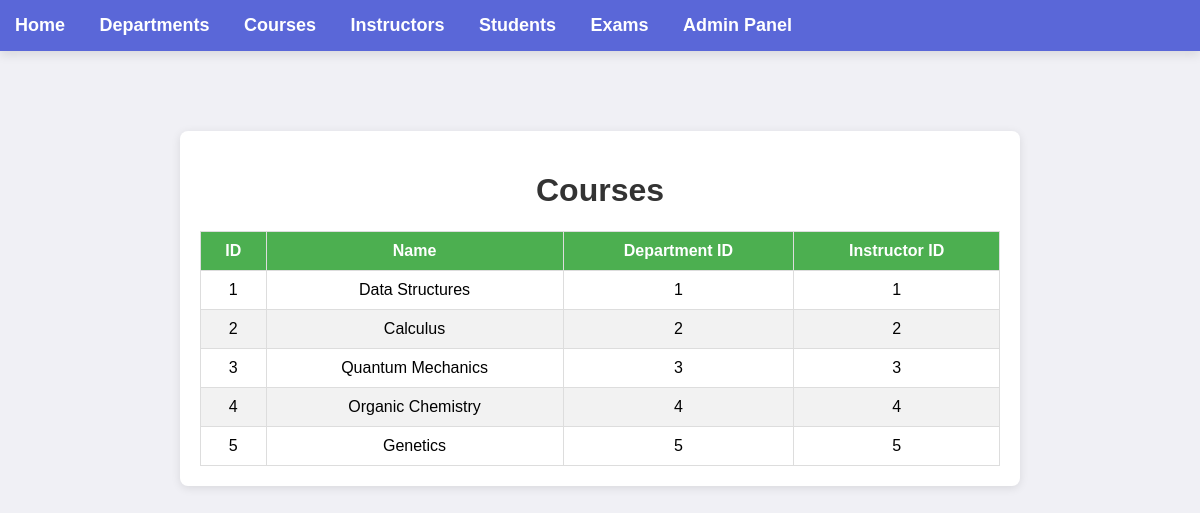
The app's page /courses, older data.
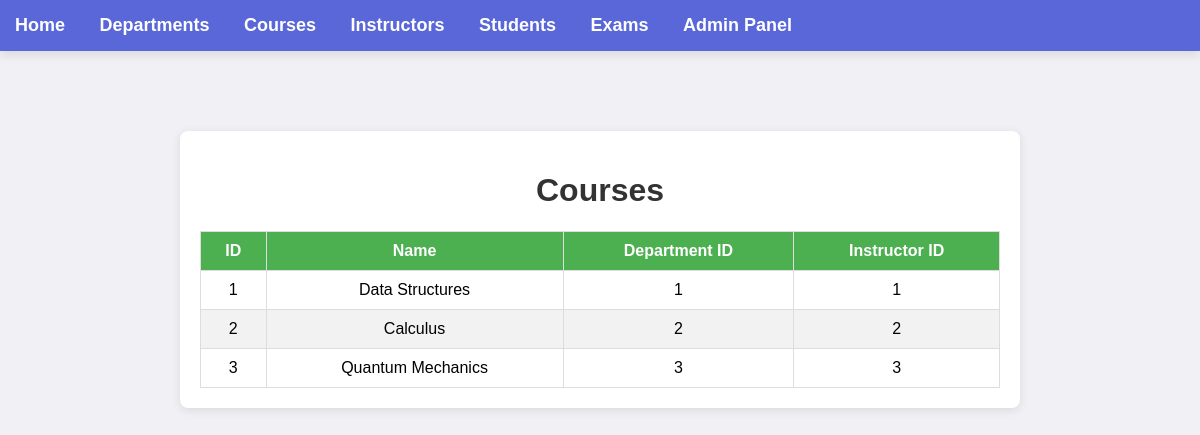
The same page, newer data.
### model.py (models this page shows)
class Course(db.Model):
    __tablename__ = 'course'
    id = db.Column(db.Integer, primary_key=True)
    name = db.Column(db.String(100), nullable=False, unique=True)
    department_id = db.Column(db.Integer, db.ForeignKey('department.id'), nullable=False)
    instructor_id = db.Column(db.Integer, db.ForeignKey('instructor.id'), nullable=False)

### app.py (the view)
@app.route('/courses')
def courses():
    courses = Course.query.all()
    return render_template('courses.html', courses=courses)

### templates/courses.html (shortened to what this page needs)
{% extends 'layout.html' %}
{% block content %}
    <div class="container">
        <h1>Courses</h1>
        <table class="course-table">
            <thead>
                <tr>
                    <th>ID</th>
                    <th>Name</th>
                    <th>Department ID</th>
                    <th>Instructor ID</th>
                </tr>
            </thead>
            <tbody>
                {% for course in courses %}
                <tr>
                    <td>{{ course.id }}</td>
                    <td>{{ course.name }}</td>
                    <td>{{ course.department_id }}</td>
                    <td>{{ course.instructor_id }}</td>
                </tr>
                {% endfor %}
            </tbody>
        </table>
    </div>
{% endblock %}

Row changes from the older to the newer data that the page shows:
removed Course: id "4", name "Organic Chemistry", department_id "4", instructor_id "4"
removed Course: id "5", name "Genetics", department_id "5", instructor_id "5"
